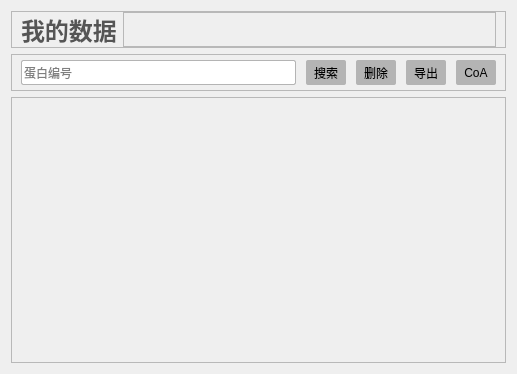
<?xml version="1.0" encoding="UTF-8"?>
<ui version="4.0">
 <class>Qc</class>
 <widget class="QWidget" name="Qc">
  <property name="geometry">
   <rect>
    <x>0</x>
    <y>0</y>
    <width>517</width>
    <height>374</height>
   </rect>
  </property>
  <property name="windowTitle">
   <string>QCseek</string>
  </property>
  <property name="styleSheet">
   <string notr="true">QLabel#title {
	color: rgb(85, 85, 85);
	font-size: 18pt;
	font-weight: bold;
}
QLineEdit {
	background-color: rgb(255, 255, 255);
	border-radius: 2px;
	border: 1px solid rgb(180, 180, 180);
}
QPushButton {
	background-color: rgb(180, 180, 180);
	border-radius:2px;
	padding: 3px;
}
QPushButton:hover {
	color: rgb(255, 255, 255);
	background-color: rgb(120, 120, 120);
}
#updateButton, #cleanButton, #folderButton {
	background-color: rgba(255, 255, 255, 0);
}
#updateButton:hover, #cleanButton:hover, #folderButton:hover {
	color: rgb(255, 255, 255);
	background-color: rgb(120, 120, 120);
}</string>
  </property>
  <layout class="QVBoxLayout" name="verticalLayout">
   <item>
    <widget class="QFrame" name="frame">
     <property name="sizePolicy">
      <sizepolicy hsizetype="Preferred" vsizetype="Expanding">
       <horstretch>0</horstretch>
       <verstretch>1</verstretch>
      </sizepolicy>
     </property>
     <property name="frameShape">
      <enum>QFrame::StyledPanel</enum>
     </property>
     <property name="frameShadow">
      <enum>QFrame::Raised</enum>
     </property>
     <layout class="QHBoxLayout" name="horizontalLayout">
      <property name="topMargin">
       <number>0</number>
      </property>
      <property name="bottomMargin">
       <number>0</number>
      </property>
      <item>
       <widget class="QLabel" name="title">
        <property name="text">
         <string>我的数据</string>
        </property>
       </widget>
      </item>
      <item>
       <widget class="QFrame" name="frame_4">
        <property name="frameShape">
         <enum>QFrame::StyledPanel</enum>
        </property>
        <property name="frameShadow">
         <enum>QFrame::Raised</enum>
        </property>
        <layout class="QHBoxLayout" name="horizontalLayout_2">
         <property name="spacing">
          <number>3</number>
         </property>
         <property name="leftMargin">
          <number>0</number>
         </property>
         <property name="topMargin">
          <number>0</number>
         </property>
         <property name="rightMargin">
          <number>0</number>
         </property>
         <property name="bottomMargin">
          <number>0</number>
         </property>
         <item>
          <spacer name="horizontalSpacer">
           <property name="orientation">
            <enum>Qt::Horizontal</enum>
           </property>
           <property name="sizeHint" stdset="0">
            <size>
             <width>40</width>
             <height>20</height>
            </size>
           </property>
          </spacer>
         </item>
         <item>
          <widget class="QPushButton" name="updateButton">
           <property name="toolTip">
            <string/>
           </property>
           <property name="toolTipDuration">
            <number>-1</number>
           </property>
           <property name="text">
            <string/>
           </property>
          </widget>
         </item>
         <item>
          <widget class="QPushButton" name="cleanButton">
           <property name="text">
            <string/>
           </property>
          </widget>
         </item>
         <item>
          <widget class="QPushButton" name="folderButton">
           <property name="text">
            <string/>
           </property>
          </widget>
         </item>
        </layout>
       </widget>
      </item>
     </layout>
    </widget>
   </item>
   <item>
    <widget class="QFrame" name="frame_2">
     <property name="sizePolicy">
      <sizepolicy hsizetype="Preferred" vsizetype="Expanding">
       <horstretch>0</horstretch>
       <verstretch>1</verstretch>
      </sizepolicy>
     </property>
     <property name="frameShape">
      <enum>QFrame::StyledPanel</enum>
     </property>
     <property name="frameShadow">
      <enum>QFrame::Raised</enum>
     </property>
     <layout class="QHBoxLayout" name="horizontalLayout_3">
      <property name="spacing">
       <number>10</number>
      </property>
      <property name="topMargin">
       <number>5</number>
      </property>
      <property name="bottomMargin">
       <number>5</number>
      </property>
      <item>
       <widget class="QLineEdit" name="searchEdit">
        <property name="sizePolicy">
         <sizepolicy hsizetype="Expanding" vsizetype="Fixed">
          <horstretch>0</horstretch>
          <verstretch>0</verstretch>
         </sizepolicy>
        </property>
        <property name="minimumSize">
         <size>
          <width>0</width>
          <height>25</height>
         </size>
        </property>
        <property name="placeholderText">
         <string>蛋白编号</string>
        </property>
       </widget>
      </item>
      <item>
       <widget class="QPushButton" name="searchButton">
        <property name="minimumSize">
         <size>
          <width>40</width>
          <height>25</height>
         </size>
        </property>
        <property name="text">
         <string>搜索</string>
        </property>
       </widget>
      </item>
      <item>
       <widget class="QPushButton" name="deleteButton">
        <property name="minimumSize">
         <size>
          <width>40</width>
          <height>25</height>
         </size>
        </property>
        <property name="text">
         <string>删除</string>
        </property>
       </widget>
      </item>
      <item>
       <widget class="QPushButton" name="exportButton">
        <property name="minimumSize">
         <size>
          <width>40</width>
          <height>25</height>
         </size>
        </property>
        <property name="text">
         <string>导出</string>
        </property>
       </widget>
      </item>
      <item>
       <widget class="QPushButton" name="coaButton">
        <property name="minimumSize">
         <size>
          <width>40</width>
          <height>25</height>
         </size>
        </property>
        <property name="text">
         <string>CoA</string>
        </property>
       </widget>
      </item>
     </layout>
    </widget>
   </item>
   <item>
    <widget class="QFrame" name="frame_3">
     <property name="sizePolicy">
      <sizepolicy hsizetype="Preferred" vsizetype="Expanding">
       <horstretch>0</horstretch>
       <verstretch>8</verstretch>
      </sizepolicy>
     </property>
     <property name="toolTip">
      <string/>
     </property>
     <property name="toolTipDuration">
      <number>1</number>
     </property>
     <property name="frameShape">
      <enum>QFrame::StyledPanel</enum>
     </property>
     <property name="frameShadow">
      <enum>QFrame::Raised</enum>
     </property>
    </widget>
   </item>
  </layout>
 </widget>
 <resources/>
 <connections/>
</ui>
